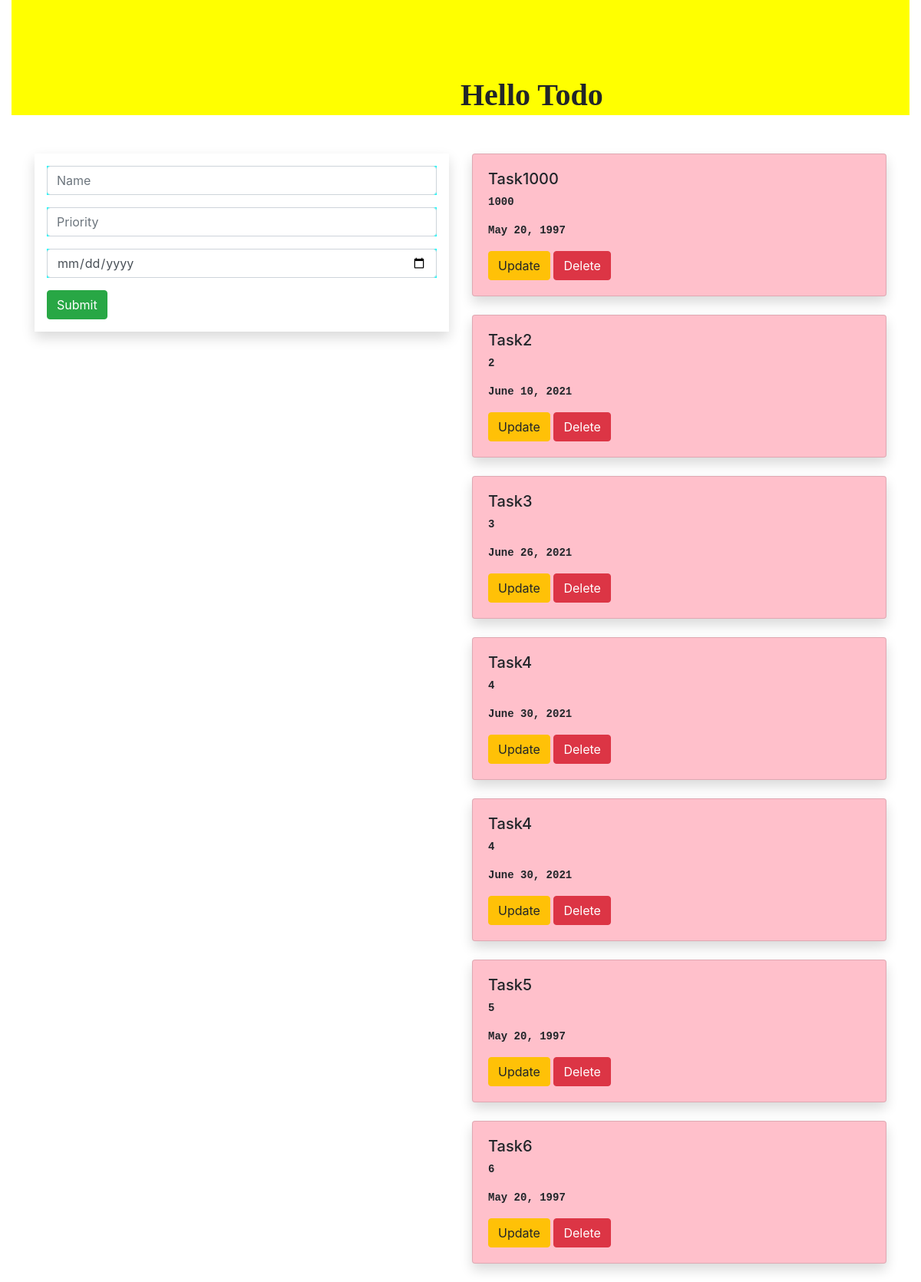
The page / on the database its author committed.
### TODOapp/models.py (models this page shows, shortened)
class Task(models.Model):
    name = models.CharField(max_length=250)
    priority = models.IntegerField()
    date = models.DateField()

### TODOapp/views.py (the view)
# urls.py: path('',views.home,name='home'),
def home(request):
    task = Task.objects.all()
    if request.method=='POST':
        name = request.POST.get('name','')
        priority = request.POST.get('priority','')
        date = request.POST.get('date','')
        task2 = Task(name=name,priority=priority,date=date)
        task2.save()
    return render(request,'home.html',{'task1':task})

### templates/home.html (shortened to what this page needs)
{% extends 'base.html' %}
{% block body %}
<div class="container-fluid">
    <div class="row">
        <div class="col-md-12">
            <div class="banner">
                <div class="banner-text">
                    <h1><b>Hello Todo</b></h1>
                </div>
            </div>
        </div>
    </div>
</div>
<div class="container">
    <div class="row">
        <div class="col-md-6">
            <form method="post" class="p-3 shadow">
                <div class="form-group">
              <input type="text" class="form-control" name="name" placeholder="Name">
                </div>
                <div class="form-group">
              <input type="text" class="form-control" name="priority" placeholder="Priority">
                </div>
                <div class="form-group">
              <input type="date" class="form-control" name="date" placeholder="Date">
                </div>
                <input type="submit" class="btn btn-success">
            </form>
        </div>
        <div class="col-md-6">
         {% for i in task1 %}
            <div class="shadow card">
                <div class="card-body">
                    <h5 class="title">{{i.name}}</h5>
                    <pre><b>{{i.priority}}</b></pre>
                    <pre><b>{{i.date}}</b></pre>
                    <a class="btn btn-warning" href="{% url 'update' i.id %}">Update</a>
                    <a class="btn btn-danger" href="{% url 'delete' i.id %}">Delete</a>
                </div>
            </div>
            <br>
            {% endfor %}
        </div>
    </div>
</div>
{% endblock %}

### templates/base.html (shortened to what this page needs)
{% load static %}
<!DOCTYPE html>
<html lang="en">
<head>
    <link rel="stylesheet" href="https://cdn.jsdelivr.net/npm/bootstrap@4.6.0/dist/css/bootstrap.min.css">
    <link rel="stylesheet" href="{% static 'style.css' %}">
</head>
<body>
{% block body %}
{% endblock %}
</body>
</html>

### static/style.css (style rules this page uses)
.banner { background-color:yellow; width:100%; height:150px; margin-bottom:50px; }
.banner-text { top:50%; left:50%; font-family:Cambria; font-size :250%; position:absolute; transform:transform; }
.card { background-color:pink; }
.form-group { background-color:aqua; }

### rows shown on the page
Task: name "Task1000", priority "1000", date "May 20, 1997"
Task: name "Task2", priority "2", date "June 10, 2021"
Task: name "Task3", priority "3", date "June 26, 2021"
Task: name "Task4", priority "4", date "June 30, 2021"
Task: name "Task4", priority "4", date "June 30, 2021"
Task: name "Task5", priority "5", date "May 20, 1997"
Task: name "Task6", priority "6", date "May 20, 1997"
